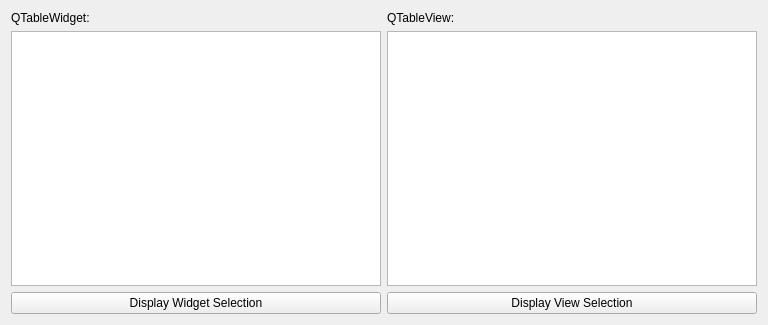
<?xml version="1.0" encoding="UTF-8"?>
<ui version="4.0">
 <class>TestWidget</class>
 <widget class="QWidget" name="TestWidget">
  <property name="geometry">
   <rect>
    <x>0</x>
    <y>0</y>
    <width>768</width>
    <height>325</height>
   </rect>
  </property>
  <property name="windowTitle">
   <string>Models - Views</string>
  </property>
  <layout class="QGridLayout" name="gridLayout">
   <item row="2" column="1">
    <widget class="QPushButton" name="viewButton">
     <property name="text">
      <string>Display View Selection</string>
     </property>
    </widget>
   </item>
   <item row="1" column="0">
    <widget class="QTableWidget" name="tableWidget"/>
   </item>
   <item row="1" column="1">
    <widget class="QTableView" name="tableView"/>
   </item>
   <item row="2" column="0">
    <widget class="QPushButton" name="widgetButton">
     <property name="text">
      <string>Display Widget Selection</string>
     </property>
    </widget>
   </item>
   <item row="0" column="0">
    <widget class="QLabel" name="widgetLabel">
     <property name="text">
      <string>QTableWidget:</string>
     </property>
    </widget>
   </item>
   <item row="0" column="1">
    <widget class="QLabel" name="viewLabel">
     <property name="text">
      <string>QTableView:</string>
     </property>
    </widget>
   </item>
  </layout>
 </widget>
 <layoutdefault spacing="6" margin="11"/>
 <resources/>
 <connections/>
</ui>
